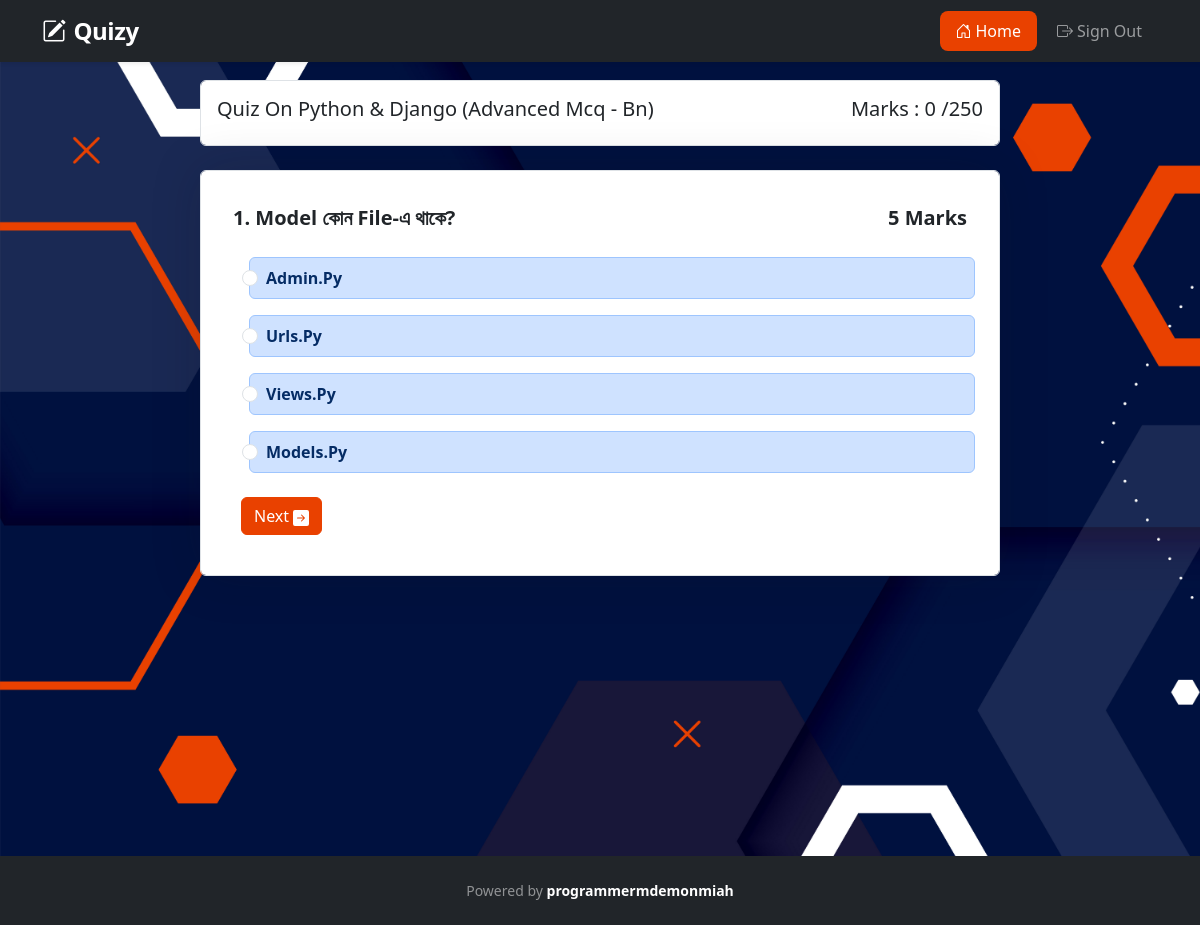
The app's page /quiz/python-django-advanced-mcq-bn/ (signed in) with its own data.
### home/models.py (models this page shows, shortened)
class BaseModel(models.Model):
    uid = models.UUIDField(primary_key=True,default=uuid4,editable=False)
    created_at = models.DateTimeField(auto_now_add=True)
    updated_at = models.DateTimeField(auto_now=True)
    class Meta:
        abstract = True

class Category(BaseModel):
    name = models.CharField(max_length=100)
    slug = models.SlugField(max_length=120, unique=True, blank=True)
    description  = models.TextField(default='')
    total_marks=models.IntegerField(default=0)
    total_questions=models.IntegerField(default=0)
    image = models.ImageField(upload_to='media/',default=None,null=True,blank=True)
    total_time = models.IntegerField(default=60)
    def save(self, *args, **kwargs):
        if not self.slug:
            self.slug = slugify(self.name)
        super().save(*args, **kwargs)
    def __str__(self) -> str:
        return self.name
    def get_total(self):
        questions= Question.objects.filter(category=self)
        self.total_marks= sum(question.mark for question in questions)
        self.total_questions = len(questions)

class Quiz(BaseModel):
    status_choice = (
        ('no','no'),
        ('yes','yes'),
        ('incomplete','incomplete'),
    )
    user = models.ForeignKey(User,on_delete=models.CASCADE)
    category = models.ForeignKey(Category,on_delete=models.CASCADE,related_name='quiz',default=None)
    given_question = models.ManyToManyField(GivenQuizQuestions,blank=True)
    marks = models.IntegerField(default=0)
    total_marks=models.IntegerField(default=0)
    status = models.CharField(max_length=10,blank=True,default='no',null=True)
    start_time = models.DateTimeField(auto_now_add=True)
    end_time = models.DateTimeField(blank=True,null=True)
    def calculateMarks(self):
        marks = 0
        for i in self.given_question.all():
            if i.answer.is_correct:
                marks += i.question.mark
        self.marks = marks
    def save(self, *args, **kwargs):
        is_new = self.pk is None
        if not is_new and not self.end_time and self.start_time:
            self.end_time = self.start_time + timedelta(minutes=self.category.total_time)
        if not is_new:
            self.calculateMarks()
        super().save(*args, **kwargs)
        if is_new:
            self.refresh_from_db(fields=['start_time'])
            self.end_time = self.start_time + timedelta(minutes=self.category.total_time)
            self.calculateMarks()
            super().save(update_fields=['end_time', 'marks'])

class Question(BaseModel):
    category = models.ForeignKey(Category,on_delete=models.CASCADE,related_name='questions')
    question = models.TextField()
    mark = models.IntegerField(default=5)
    class Meta:
        ordering = ['uid']

class Answer(BaseModel):
    question = models.ForeignKey(Question,on_delete=models.CASCADE,related_name='answers')
    answer= models.TextField()
    is_correct = models.BooleanField(default=False)
    class Meta:
        ordering = ['uid']

### home/views.py (the view)
# urls.py: path('quiz/',quiz,name="quiz"),
@login_required
def quiz(request, category_slug=None):
    try:
        if category_slug:
            category = Category.objects.get(slug=category_slug)
            quiz = Quiz.objects.get(user=request.user, category=category)
            questions = Question.objects.filter(category=category)
        else:
            category_name = request.GET.get('category')
            category = Category.objects.get(slug=category_name) if category_name else None
            quiz = Quiz.objects.get(user=request.user, category=category) if category else None
            questions = Question.objects.filter(category=category) if category else Question.objects.all()
        if quiz:
            quiz.calculateMarks()
            quiz.category.get_total()
            quiz.save()
            quiz.category.save()
        p = Paginator(questions, 1)
        page_no = request.GET.get('page')
        if not page_no:
            page_no = 1
        try:
            page_obj = p.get_page(page_no)
        except:
            page_obj = p.get_page(1)
        context = {'page_obj': page_obj, 'category': category,
                   'quiz': quiz, 'homeactive': True}
        return render(request, 'home/quiz.html', context)
    except Exception as e:
        return HttpResponse("Something Went Wrong --->")

### templates/home/quiz.html (shortened to what this page needs)
{% extends 'layout/base.html' %}
{% load static %}
{% block css %}
<link rel="stylesheet" href="{% static 'css/quiz.css' %}">
{% endblock css %}
{% block body %}
<div class='col-md-8  mx-auto  '>
    <div class="mb-4 fw-semibold text-center  d-flex justify-content-between form-control p-3 text-dark">
        <h5> Quiz On {{category|title}}</h5>
        <h5>Marks : <span id="marks">
                {{quiz.marks}}
            </span>/{{quiz.category.total_marks}}</h5>
    </div>
    {% for question in page_obj.object_list %}
    <form action="" class="mt-4 p-4 text-capitalize form-control box_shadow">
        <div class="fw-bold text-center fs-5 d-flex justify-content-between  p-2">
            <span id="{{question.uid}}" class="questionP">{{page_obj.number}}. {{question.question}}</span>
            <span>{{question.mark}} Marks</span>
        </div>
        <div class="form-check">
            {% for answer in question.answers.all %}
            <ul class="list-group">
                <li class="list-group-item list-group-item-action list-group-item-primary mt-3 answerList">
                    <input class="form-check-input me-1 answerInput" value='{{answer.answer}}' type="radio"
                        id="{{answer.uid}}" name="answerInput">
                    <label class="form-check-label d-block fw-semibold" for="{{answer.uid}}">
                        {{answer.answer}}</label>
                </li>
            </ul>
            {% endfor %}
        </div>
        <div class="mt-2 p-3 d-flex justify-content-between">
            {% if page_obj.has_next %}
            <a class="btn btn-primary " href="{% url 'quiz_by_slug' category.slug %}?page={{page_obj.next_page_number}}">Next
            </a>
            {% endif %}
        </div>
    </form>
    {% endfor %}
</div>
{% endblock body %}

### static/css/utils.css (style rules this page uses)
.box_shadow { box-shadow: 0px 0px 50px 0px rgba(17, 17, 26, 0.18); }
.btn-primary { background-color: #e94100 !important; border: 1px solid #e94100; transition:all .3s ease-in-out; }

### static/css/base.css (style rules this page uses)
html,body,.background_div { height: 100%; }

### static/css/quiz.css (style rules this page uses)
.form-check-label { cursor: pointer; }
.answerList { transition: all .3s ease-in-out; }

### records on screen
Category: name "Python & Django (Advanced Mcq - Bn)"
Quiz: marks "0", category.total_marks "250"
Question: number "1", question "Model কোন File-এ থাকে?", mark "5"
Answer: answer "Admin.py"
Answer: answer "Urls.py"
Answer: answer "Views.py"
Answer: answer "Models.py"
